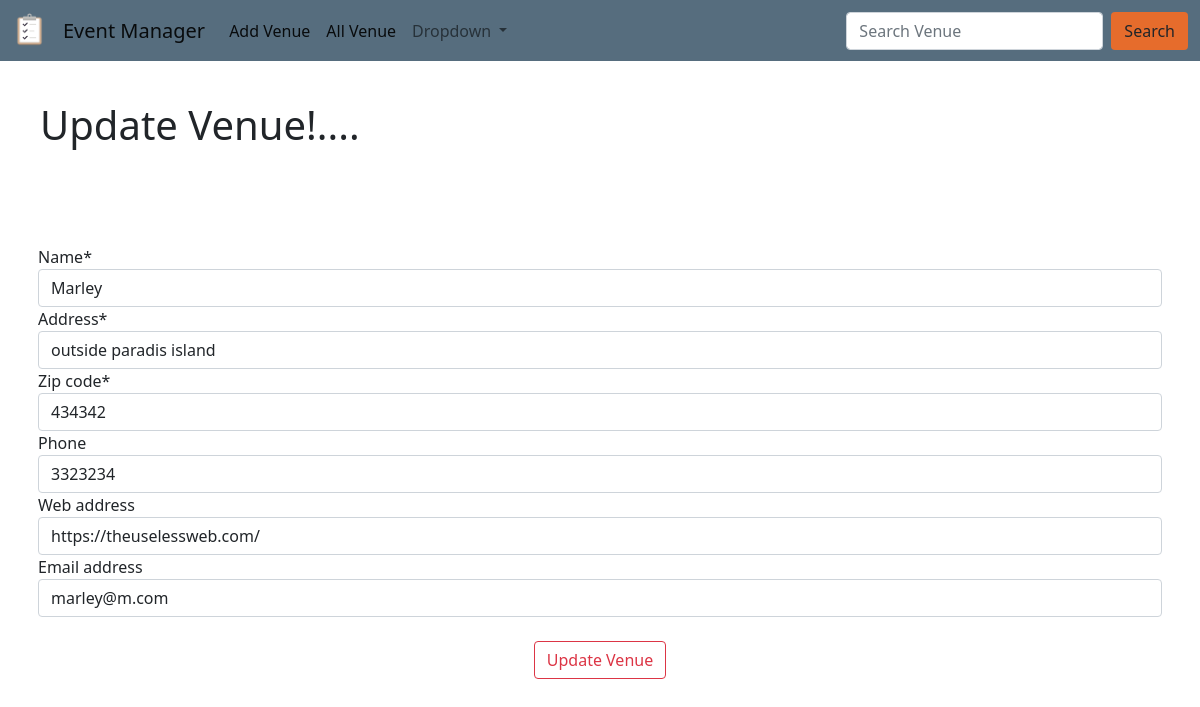
/update_venue/3, run on the app's committed database.
### events/models.py (models this page shows, shortened)
class Venue(models.Model):
    name=models.CharField(max_length=120)
    address=models.CharField(max_length=520)
    zip_code=models.CharField(max_length=45)
    phone=models.CharField(max_length=45, blank=True)
    web_address=models.URLField(max_length=120,blank=True)
    email_address=models.EmailField(max_length=254,blank=True)

### events/views.py (the view)
# urls.py: path('update_venue/<venue_id>',views.update_venue, name='update-venue'),
def update_venue(request, venue_id):
    instance = get_object_or_404(Venue, id=venue_id)
    form = VenueForm(request.POST or None, instance=instance)
    if form.is_valid():
        form.save()
        messages.success(request, " Changes have been made")
        return redirect('venue-list')
    return render(request, 'update_venue.html', {'form': form})

### events/form.py
class VenueForm(ModelForm):
    class Meta:
        model = Venue
        fields = '__all__'

### templates/update_venue.html (shortened to what this page needs)
{% extends 'base.html' %}
{% load crispy_forms_tags %}
{% block body %}
<h1 class='m-3 p-4'>Update Venue!....</h1>
<br> <br>
<div class="container p-2">
    <form action="" method='POST'>
        {{form|crispy}}
        <center>
            <button type='submit' class='m-4 btn btn-outline-danger'>Update Venue</button>
        </center>
    </form>
</div>
{% endblock body %}

### data on the page
Venue: name "Marley", address "outside paradis island", zip_code "434342", phone "3323234", web_address "https://theuselessweb.com/", email_address "marley@m.com"
